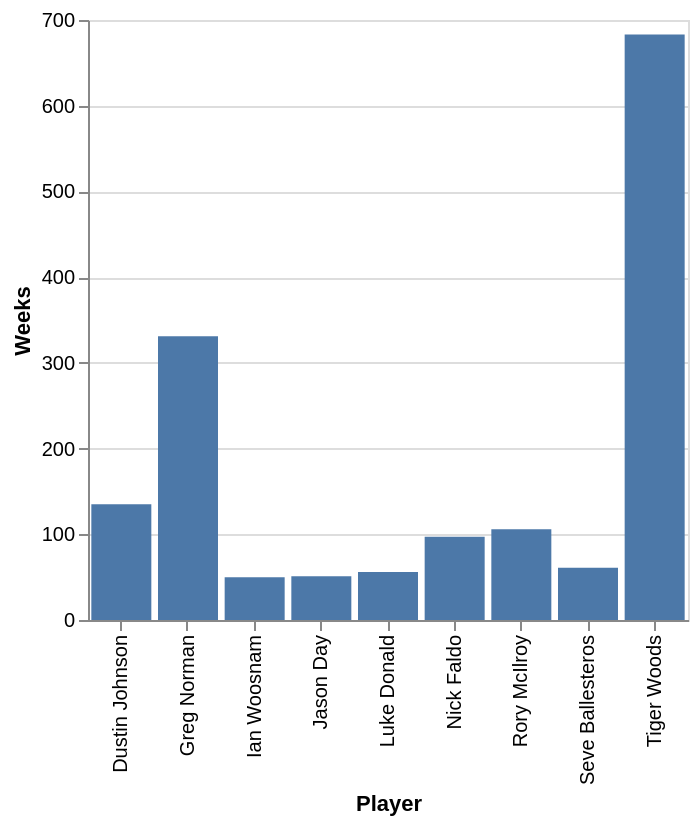

Write a Vega-Lite specification for this figure.
### Vega-Lite specification from a JSON file in a GitHub repository (floating-point values rounded to 4 significant figures)
{"$schema": "https://vega.github.io/schema/vega-lite/v5.json", "description": "A simple bar chart with embedded data.", "data": {"values": [{"Weeks": 683, "Player": "Tiger Woods"}, {"Weeks": 331, "Player": "Greg Norman"}, {"Weeks": 135, "Player": "Dustin Johnson"}, {"Weeks": 106, "Player": "Rory McIlroy"}, {"Weeks": 97, "Player": "Nick Faldo"}, {"Weeks": 61, "Player": "Seve Ballesteros"}, {"Weeks": 56, "Player": "Luke Donald"}, {"Weeks": 51, "Player": "Jason Day"}, {"Weeks": 50, "Player": "Ian Woosnam"}]}, "height": 300, "width": 300, "mark": "bar", "encoding": {"x": {"field": "Player", "type": "nominal", "axis": {"labelAngle": -90}}, "y": {"field": "Weeks", "type": "quantitative"}}}
